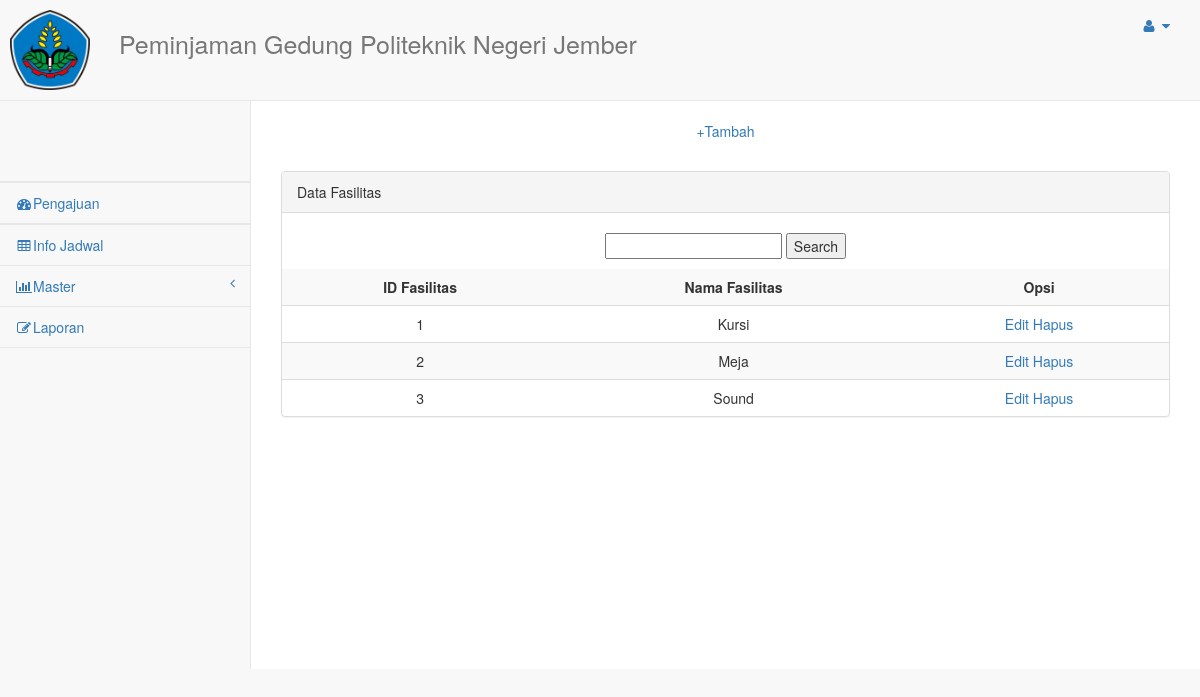
Screenshot of /index.php/fasilitas with the database file from the repository.
### tables this page shows
CREATE TABLE `fasilitas` (
  `ID_Fasilitas` int(11) NOT NULL,
  `Nama_Fasilitas` varchar(30) NOT NULL
);

### application/controllers/fasilitas.php (called while the page is built, shortened)
<?php
class fasilitas extends CI_Controller{
	function __construct(){
		$this->load->helper(array('url'));
		$this->load->model('fasilitas_model');
		$this->load->view('home/headerm');
	}
	 public function index(){
    $id = $this->uri->segment(3);
	 	if(isset($id)){
			$data['ci'] = $this->fasilitas_model->get_data_cari($id);
		}else{
			$data['ci']= $this->fasilitas_model->view();
		}
		$this->load->view('master/datafasilitas',$data);
   }
}
?>

### index.php (called while the page is built, shortened)
<?php
require_once BASEPATH.'core/CodeIgniter.php';

### application/models/fasilitas_model.php (called while the page is built, shortened)
<?php
class fasilitas_model extends CI_Model{
	public function view(){
    return $this->db->get('fasilitas')->result();
  }
	}
?>

### application/views/master/datafasilitas.php (the view, shortened to what this page needs)
<html>
	<head>
	</head>
	<body>
	<br>
	<p align="center"><a href="<?php echo base_url()?>fasilitas/input">+Tambah</a></p>
		<br>
		<div class="panel panel-default">
                        <div class="panel-heading">
                            </i>Data Fasilitas
						</div>
						<br>
<form align="center" action="<?=site_url('fasilitas/cari');?>" method = "post">
<input type="text" name = "keyword" />
<input type="submit" value = "Search" name="submit" />
</form>
		<p align="center">
			<table class="table table-striped">
				<tr>
					<th style="text-align:center">ID Fasilitas</th>
					<th style="text-align:center">Nama Fasilitas</th>
					<th style="text-align:center">Opsi</th>
				</tr>
				<?php
		foreach($ci as $data){
		?>
		<tr>
			<td style="text-align:center"><?php echo $data->ID_Fasilitas ?></td>
			<td style="text-align:center"><?php echo $data->Nama_Fasilitas ?></td>
			<td style="text-align:center">
			      <?php echo anchor('fasilitas/edit/'.$data->ID_Fasilitas,'Edit'); ?>
                              <?php echo anchor('fasilitas/hapus/'.$data->ID_Fasilitas,'Hapus'); ?>
			</td>
		</tr>
		<?php } ?>
			</table>
			</div>
	</body>
</html>

### rows the page displays
fasilitas: ID_Fasilitas "1", Nama_Fasilitas "Kursi", ID_Fasilitas "Edit", ID_Fasilitas "Hapus"
fasilitas: ID_Fasilitas "2", Nama_Fasilitas "Meja", ID_Fasilitas "Edit", ID_Fasilitas "Hapus"
fasilitas: ID_Fasilitas "3", Nama_Fasilitas "Sound", ID_Fasilitas "Edit", ID_Fasilitas "Hapus"
